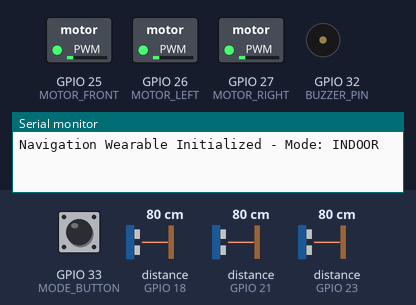
Bench run of a sketch on a simulated ESP32. Shown: switched loads named in the sketch (green lamp = pin HIGH), buzzer (waves = sounding), the last lines printed to the serial monitor. Wiring (inferred from the names in the program): 3 × ultrasonic range finder: trigger GPIO 5, echo GPIO 18 / trigger GPIO 19, echo GPIO 21 / trigger GPIO 22, echo GPIO 23. The inputs (shaded band) are chosen by the test bench; at power-on: GPIO 33 (MODE_BUTTON) HIGH, distance to the obstacle (sensors on GPIO 18, GPIO 21, GPIO 23) 80 cm. The echo pulse lasts 58.3 µs per cm; pins used as bus, display or sensor lines are not drawn.

Above: at 1.2 s.
1.3 s: GPIO 33 (MODE_BUTTON) pulled LOW for 1 s
At 1.82 s:
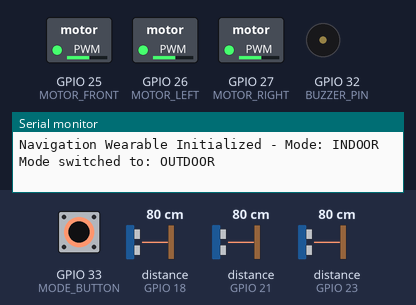
3.8 s: distance to the obstacle (sensor on GPIO 18) set to 2 cm
At 4.8 s:
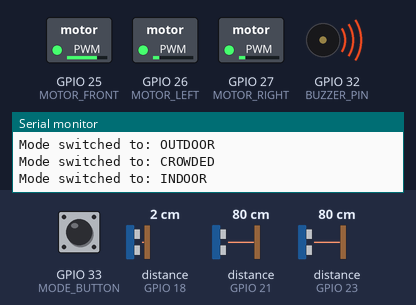
5.4 s: distance to the obstacle (sensor on GPIO 21) set to 2 cm
At 6.6 s:
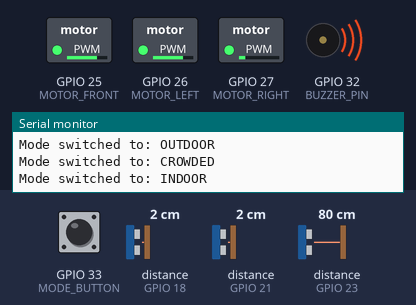
6.9 s: distance to the obstacle (sensor on GPIO 23) set to 2 cm
At 7.5 s:
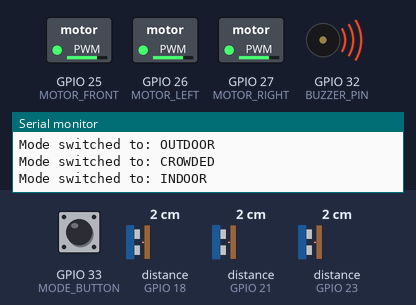
8.4 s: distance to the obstacle (sensor on GPIO 18) set to 27 cm
9.9 s: distance to the obstacle (sensor on GPIO 18) set to 31 cm
At 10.3 s:
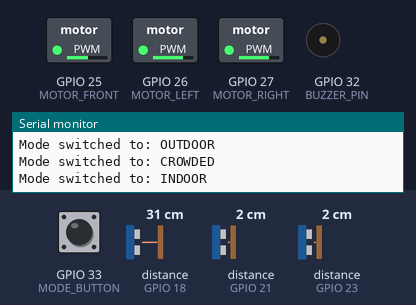
Timing chart, 0 to 12.4 s (numbered marks = the images above; inputs shaded):
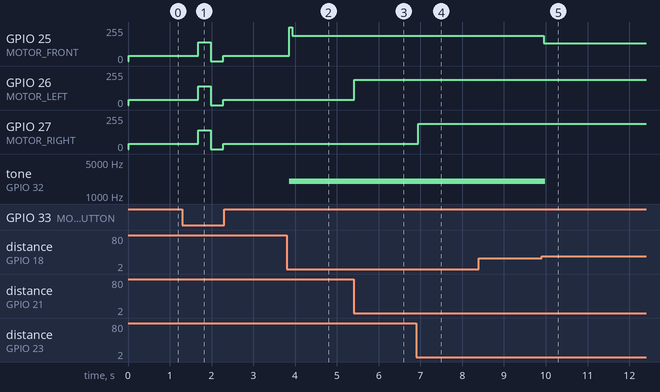

The sketch:

original_tested.ino
```cpp
/*
  =====================================================================
  Offline Navigation Wearable for the Visually Impaired
  ---------------------------------------------------------------------
  Platform   : ESP32 (Dev Module)
  Sensors    : 3x HC-SR04 Ultrasonic Sensors (Front, Left, Right)
  Actuators  : 3x Coin Vibration Motors (via NPN transistor drivers)
  Extras     : 1x Tactile Push Button (sensitivity / mode toggle)
             : 1x Piezo Buzzer (optional audible alert for close range)

  Concept    : User-First Feedback Loop (UFFL)
  ---------------------------------------------------------------------
  Instead of a fixed alert threshold, the device continuously adapts
  its vibration intensity and alert distance based on:
    1. Real-time obstacle distance (closer = stronger/faster pulses)
    2. The user's own walking cadence (estimated from how often they
       trigger "close" events) so the feedback doesn't overwhelm a
       slow-moving user or under-alert a fast-moving one
    3. A manual sensitivity dial (button press cycles through 3 modes:
       Indoor / Outdoor / Crowded) so the user stays in control of
       the assistive behavior rather than the device dictating it

  This sketch is fully offline: no WiFi/BLE dependency required for
  core obstacle-avoidance functionality, matching the "low-cost,
  offline" design goal.
  =====================================================================
*/

// ---------------------- Pin Configuration ---------------------------
const int TRIG_FRONT = 5,  ECHO_FRONT = 18;
const int TRIG_LEFT  = 19, ECHO_LEFT  = 21;
const int TRIG_RIGHT = 22, ECHO_RIGHT = 23;

const int MOTOR_FRONT = 25;
const int MOTOR_LEFT  = 26;
const int MOTOR_RIGHT = 27;

const int BUZZER_PIN  = 32;
const int MODE_BUTTON = 33;

// ---------------------- UFFL Tunable State ---------------------------
enum FeedbackMode { INDOOR, OUTDOOR, CROWDED };
FeedbackMode currentMode = INDOOR;

// Distance thresholds (cm) per mode -- tighter indoors, wider outdoors
struct ModeProfile {
  int cautionCm;   // start gentle pulsing
  int dangerCm;    // strong continuous vibration + buzzer
};
ModeProfile profiles[3] = {
  {80, 30},   // INDOOR   - tighter spaces, shorter warning distance
  {150, 60},  // OUTDOOR  - open spaces, earlier warning
  {60, 25}    // CROWDED  - dense obstacles, avoid alert fatigue
};

// Adaptive cadence tracking for the "user-first" part of UFFL
unsigned long lastCloseEventTime = 0;
unsigned long closeEventIntervals[5] = {0};
int intervalIndex = 0;
float adaptiveGain = 1.0; // scales vibration intensity based on user pace

// Debounce state for mode button
int lastButtonState = HIGH;
unsigned long lastDebounceTime = 0;
const unsigned long debounceDelay = 250;

void setup() {
  Serial.begin(115200);

  pinMode(TRIG_FRONT, OUTPUT); pinMode(ECHO_FRONT, INPUT);
  pinMode(TRIG_LEFT,  OUTPUT); pinMode(ECHO_LEFT,  INPUT);
  pinMode(TRIG_RIGHT, OUTPUT); pinMode(ECHO_RIGHT, INPUT);

  pinMode(MOTOR_FRONT, OUTPUT);
  pinMode(MOTOR_LEFT,  OUTPUT);
  pinMode(MOTOR_RIGHT, OUTPUT);

  pinMode(BUZZER_PIN, OUTPUT);
  pinMode(MODE_BUTTON, INPUT_PULLUP);

  Serial.println("Navigation Wearable Initialized - Mode: INDOOR");
}

// ---------------------- Sensor Helpers ---------------------------
long readDistanceCm(int trigPin, int echoPin) {
  digitalWrite(trigPin, LOW);
  delayMicroseconds(2);
  digitalWrite(trigPin, HIGH);
  delayMicroseconds(10);
  digitalWrite(trigPin, LOW);

  long duration = pulseIn(echoPin, HIGH, 30000); // 30ms timeout ~5m range
  if (duration == 0) return -1; // no echo / out of range
  return duration * 0.0343 / 2; // convert to cm
}

// ---------------------- UFFL Core Logic ---------------------------
void updateAdaptiveGain() {
  // Average recent time-between-close-events; faster events -> user
  // moving briskly through obstacles -> slightly reduce gain so
  // feedback doesn't feel spammy. Slower events -> boost gain so
  // a cautious/slow user still gets a clear, confident signal.
  unsigned long sum = 0;
  int count = 0;
  for (int i = 0; i < 5; i++) {
    if (closeEventIntervals[i] > 0) { sum += closeEventIntervals[i]; count++; }
  }
  if (count == 0) { adaptiveGain = 1.0; return; }

  float avgInterval = (float)sum / count;
  if (avgInterval < 800)      adaptiveGain = 0.75; // rapid events
  else if (avgInterval > 3000) adaptiveGain = 1.25; // sparse events
  else                          adaptiveGain = 1.0;
}

void recordCloseEvent() {
  unsigned long now = millis();
  if (lastCloseEventTime > 0) {
    closeEventIntervals[intervalIndex] = now - lastCloseEventTime;
    intervalIndex = (intervalIndex + 1) % 5;
  }
  lastCloseEventTime = now;
  updateAdaptiveGain();
}

// Drives a motor with PWM strength; strength scaled by adaptiveGain
void driveFeedback(int motorPin, long distance, ModeProfile profile) {
  if (distance < 0 || distance > profile.cautionCm) {
    analogWrite(motorPin, 0);
    return;
  }

  if (distance <= profile.dangerCm) {
    recordCloseEvent();
    analogWrite(motorPin, constrain((int)(255 * adaptiveGain), 0, 255));
  } else {
    // Linear ramp between caution and danger distance
    float ratio = 1.0 - ((float)(distance - profile.dangerCm) /
                          (profile.cautionCm - profile.dangerCm));
    int strength = constrain((int)(180 * ratio * adaptiveGain), 40, 255);
    analogWrite(motorPin, strength);
  }
}

void handleModeButton() {
  int reading = digitalRead(MODE_BUTTON);
  if (reading != lastButtonState) lastDebounceTime = millis();

  if ((millis() - lastDebounceTime) > debounceDelay && reading == LOW) {
    currentMode = (FeedbackMode)((currentMode + 1) % 3);
    Serial.print("Mode switched to: ");
    Serial.println(currentMode == INDOOR ? "INDOOR" :
                    currentMode == OUTDOOR ? "OUTDOOR" : "CROWDED");
    lastDebounceTime = millis();
  }
  lastButtonState = reading;
}

void loop() {
  handleModeButton();
  ModeProfile profile = profiles[currentMode];

  long dFront = readDistanceCm(TRIG_FRONT, ECHO_FRONT);
  long dLeft  = readDistanceCm(TRIG_LEFT,  ECHO_LEFT);
  long dRight = readDistanceCm(TRIG_RIGHT, ECHO_RIGHT);

  driveFeedback(MOTOR_FRONT, dFront, profile);
  driveFeedback(MOTOR_LEFT,  dLeft,  profile);
  driveFeedback(MOTOR_RIGHT, dRight, profile);

  // Audible alert only for true "danger" front obstacles, to avoid
  // over-relying on sound (many visually impaired users depend on
  // ambient audio cues for navigation, so this stays minimal).
  if (dFront > 0 && dFront <= profile.dangerCm) {
    tone(BUZZER_PIN, 2000, 100);
  }

  delay(60); // ~16Hz sensing loop, quick enough for walking pace
}
```

Measured:
- the behaviour switches between 30 and 31 cm on distance to the obstacle (sensor on GPIO 18) (found by bisection; images 4 and 5)
- after the input at 1.3 s, GPIO 25 (MOTOR_FRONT), GPIO 26 (MOTOR_LEFT), GPIO 27 (MOTOR_RIGHT): 40/255 → 142/255 after 0.38 s, → 0/255 0.30 s later, → 40/255 0.30 s later
- after the input at 3.8 s, GPIO 25 (MOTOR_FRONT): 40/255 → 255/255 after 0.06 s, → 191/255 0.07 s later; tone on GPIO 32 (BUZZER_PIN): silent → 2000 Hz after 0.06 s
- after the input at 5.4 s, GPIO 26 (MOTOR_LEFT): 40/255 → 191/255 at once
- after the input at 6.9 s, GPIO 27 (MOTOR_RIGHT): 40/255 → 191/255 at once
- after the input at 8.4 s, every drawn part: stays the same
- after the input at 9.9 s, GPIO 25 (MOTOR_FRONT): 191/255 → 132/255 after 0.06 s; tone on GPIO 32 (BUZZER_PIN): 2000 Hz → silent after 0.09 s
